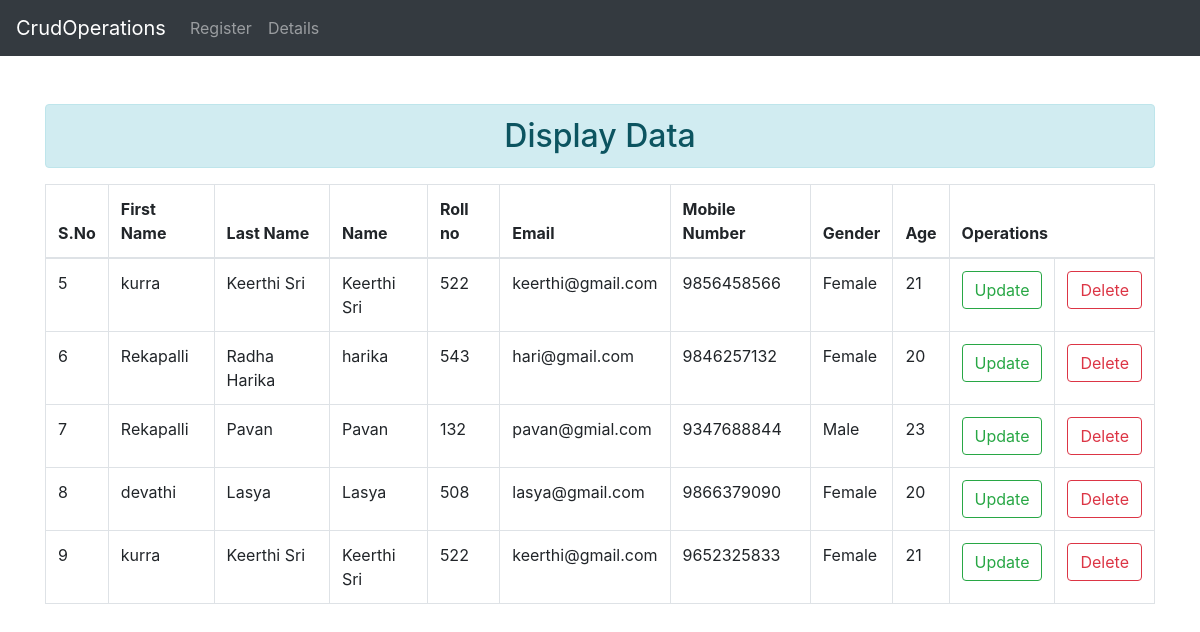
Screenshot of /details/ with the database file from the repository.
### Crudapp/models.py (models this page shows, shortened)
class Student(models.Model):
	genders=[('Female','Female'),
			  ('Male','Male'),
			  ('Others','Others')]
	fname=models.CharField(max_length=30)
	lname=models.CharField(max_length=20)
	name=models.CharField(max_length=30)
	rnum=models.CharField(max_length=25)
	email=models.EmailField()
	mobile=models.CharField(max_length=10)
	gender=models.CharField(max_length=15,choices=genders)
	age=models.IntegerField(null=True)

### Crudapp/views.py (the view)
# urls.py: path('details/',views.details,name='details'),
def details(request):
	info=Student.objects.all()
	context={'info':info}
	return render(request,'Crudapp/details.html',context)

### Crudapp/templates/Crudapp/details.html (shortened to what this page needs)
{% load static %}
<!DOCTYPE html>
<html>
<head>
     <link rel="stylesheet" type="text/css" href="{% static 'css/bootstrap.min.css' %}">
</head>
<body>
	<nav class="navbar navbar-expand-sm bg-dark navbar-dark">
  <a class="navbar-brand" href="#">CrudOperations</a>
  <ul class="navbar-nav">
    <li class="nav-item">
      <a class="nav-link" href="{% url 'addstudent' %}">Register</a>
    </li>
    <li class="nav-item">
      <a class="nav-link" href="#">Details</a>
    </li>
  </ul>
</nav>
<div class="container mt-5">
	<h2 class="alert alert-info text-center">Display Data</h2>
	<table class="table table-bordered">
		<thead>
			<tr>
				<th>S.No</th>
				<th>First Name</th>
				<th>Last Name</th>
				<th>Name</th>
				<th>Roll no</th>
				<th>Email</th>
				<th>Mobile Number</th>
				<th>Gender</th>
				<th>Age</th>
				<th colspan="2">Operations</th>
			</tr>
		</thead>
		<tbody>
			{% for i in info %}
			<tr>
				<td>{{i.id}}</td>
				<td>{{i.fname}}</td>
				<td>{{i.lname}}</td>
				<td>{{i.name}}</td>
				<td>{{i.rnum}}</td>
				<td>{{i.email}}</td>
				<td>{{i.mobile}}</td>
				<td>{{i.gender}}</td>
				<td>{{i.age}}</td>
				<td><a class="btn btn-outline-success" href="{% url 'update' i.id %}">Update</a></td>
				<td><a class="btn btn-outline-danger" href="{% url 'delete' i.id %}">Delete</a></td>
			</tr>
			{% endfor%}
		</tbody>
	</table>
</div>
</body>
</html>

### rows the page displays
Student: id "5", fname "kurra", lname "Keerthi Sri", name "Keerthi Sri", rnum "522", email "keerthi@gmail.com", mobile "9856458566", gender "Female", age "21"
Student: id "6", fname "Rekapalli", lname "Radha Harika", name "harika", rnum "543", email "hari@gmail.com", mobile "9846257132", gender "Female", age "20"
Student: id "7", fname "Rekapalli", lname "Pavan", name "Pavan", rnum "132", email "pavan@gmial.com", mobile "9347688844", gender "Male", age "23"
Student: id "8", fname "devathi", lname "Lasya", name "Lasya", rnum "508", email "lasya@gmail.com", mobile "9866379090", gender "Female", age "20"
Student: id "9", fname "kurra", lname "Keerthi Sri", name "Keerthi Sri", rnum "522", email "keerthi@gmail.com", mobile "9652325833", gender "Female", age "21"
